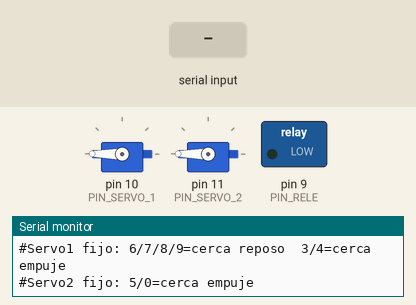
Bench run of a sketch on a simulated Arduino Uno, built with avr-gcc and run on an emulated ATmega328P. Parts: 2 × servo, switched loads named in the sketch (green lamp = pin HIGH), the last lines printed to the serial monitor. The test bench sets the inputs (shaded band).

Above: at 1.3 s.
1.4 s: "1" received over Serial
4.4 s: byte 53 ('5') received over Serial
At 6.2 s:
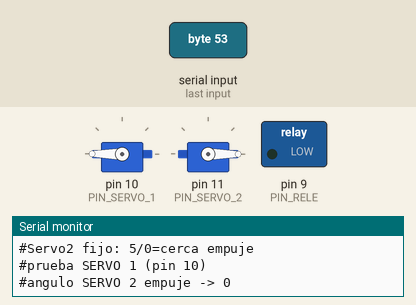
6.5 s: byte 56 ('8') received over Serial
At 7.8 s:
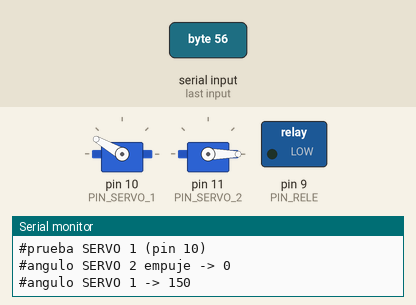
8.1 s: "s" received over Serial
At 8.9 s:
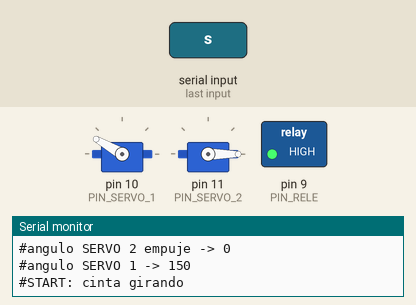
9.6 s: byte 51 ('3') received over Serial
At 11.3 s:
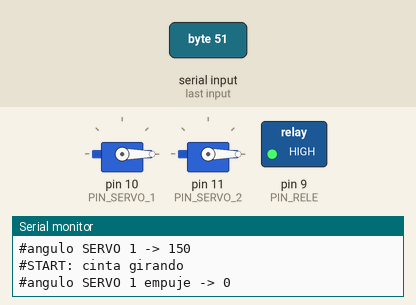
11.6 s: byte 57 ('9') received over Serial
At 12.0 s:
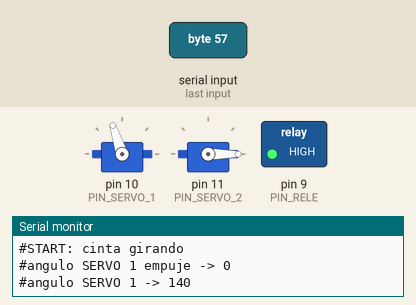
Timing chart, 0 to 14.6 s (numbered marks = the images above; inputs shaded):
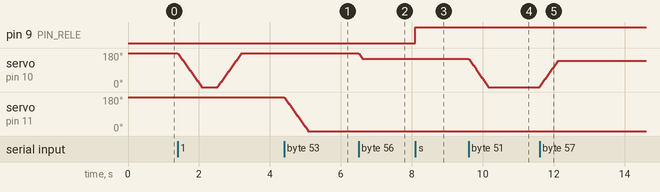

The sketch:

faja_botellas_pruebas.ino
```cpp
/*
  ============================================================================
  faja_botellas_pruebas.ino  ---  PRUEBA: motor + START/STOP/RESET + servos
  ============================================================================
  Sensores y LCD no incluidos (no hacen falta para esta prueba). Sirve para
  probar aislado: el motor arranca/para con START/STOP/RESET, y los 2 servos
  se pueden mover a mano por el Monitor Serie para calibrar sus angulos.

  Botones fisicos ANULADOS: START/STOP/RESET van solo por el Monitor Serie
  (9600 baudios): s/S = start, x/X = stop, r/R = reset.

  Teclas de los servos (Monitor Serie):
    1 = servo1: empuja y vuelve a reposo (ciclo completo)
    2 = servo2: empuja y vuelve a reposo (ciclo completo)
    6/7/8/9 = servo1 a un angulo fijo cerca de REPOSO (se queda ahi)
    3/4     = servo1 a un angulo fijo cerca de EMPUJE  (se queda ahi)
    5/0     = servo2 a un angulo fijo cerca de EMPUJE  (se queda ahi)

  PINES (los mismos que en el firmware real):
     9  modulo rele -> motor de la faja
     3  boton START   4  boton STOP   5  boton RESET
    10  servo 1       11  servo 2
  ============================================================================
*/
#include <Servo.h>

// Muchos modulos rele azules se activan con LOW, pero en esta placa el rele
// prende con HIGH.
const uint8_t RELE_ENCENDIDO = HIGH;

const uint8_t PIN_RELE      = 9;
// PIN_BTN_START/STOP/RESET (3/4/5) ya no se leen: botones fisicos anulados,
// se dejan solo como referencia de cableado.
const uint8_t PIN_SERVO_1   = 10;
const uint8_t PIN_SERVO_2   = 11;

// Mismos valores de referencia que faja_botellas.ino. Si aca encontras los
// angulos correctos, copialos alla.
const uint8_t SERVO1_REPOSO = 180;
const uint8_t SERVO1_EMPUJE = 0;
const uint8_t SERVO2_REPOSO = 180;
const uint8_t SERVO2_EMPUJE = 0;

const uint16_t RETARDO_EMPUJE_MS = 450;   // cuanto queda afuera la paleta (ciclo '1'/'2')
const uint8_t  SERVO_PASO_GRADOS = 4;     // "velocidad": grados por paso...
const uint16_t SERVO_PASO_MS     = 15;    // ...y ms entre paso y paso

bool fajaActiva = false;

Servo servo1;
Servo servo2;

void motor(bool encender) {
  if (encender) digitalWrite(PIN_RELE, RELE_ENCENDIDO);
  else          digitalWrite(PIN_RELE, RELE_ENCENDIDO == HIGH ? LOW : HIGH);
}

void arrancar() {
  if (!fajaActiva) {
    fajaActiva = true;
    Serial.println(F("#START: cinta girando"));
  }
}

void pararTodo() {
  if (fajaActiva) {
    fajaActiva = false;
    Serial.println(F("#STOP: cinta detenida"));
  }
}

void resetear() {
  fajaActiva = false;
  Serial.println(F("#RESET: cinta detenida (nada que contar en esta prueba)"));
}

// Mueve el servo grado a grado (no de un salto) y siempre termina
// exactamente en 'objetivo'. Usa delay(): es solo para estas pruebas
// manuales, no corre con la faja en marcha.
void moverGradual(Servo &s, uint8_t objetivo) {
  int actual = s.read();
  int paso = (objetivo > actual) ? SERVO_PASO_GRADOS : -SERVO_PASO_GRADOS;
  while (actual != objetivo) {
    int siguiente = actual + paso;
    if ((paso > 0 && siguiente > objetivo) || (paso < 0 && siguiente < objetivo))
      siguiente = objetivo;
    s.write(siguiente);
    delay(SERVO_PASO_MS);
    actual = siguiente;
  }
}

// Tecla '1'/'2': ciclo completo (empuja, espera, vuelve).
void probarServo(Servo &s, uint8_t reposo, uint8_t empuje, const __FlashStringHelper *nombre) {
  Serial.print(F("#prueba ")); Serial.println(nombre);
  moverGradual(s, empuje);
  delay(RETARDO_EMPUJE_MS);
  moverGradual(s, reposo);
}

// Teclas de angulo fijo: mueve y DEJA el servo ahi (no vuelve solo), para
// mirarlo con calma y decidir el angulo correcto.
void probarAngulo(Servo &s, uint8_t angulo, const __FlashStringHelper *nombre) {
  Serial.print(F("#angulo ")); Serial.print(nombre);
  Serial.print(F(" -> ")); Serial.println(angulo);
  moverGradual(s, angulo);
}

void setup() {
  // Apagar el rele es lo PRIMERO que hace el sketch, antes que nada mas,
  // para minimizar la ventana en la que el pin queda flotando mientras
  // arranca el bootloader.
  pinMode(PIN_RELE, OUTPUT);
  motor(false);

  servo1.attach(PIN_SERVO_1);
  servo2.attach(PIN_SERVO_2);
  servo1.write(SERVO1_REPOSO);
  servo2.write(SERVO2_REPOSO);

  Serial.begin(9600);
  Serial.println(F("#LISTO: cinta detenida."));
  Serial.println(F("#Teclas: s=start x=stop r=reset (botones fisicos anulados)"));
  Serial.println(F("#Servos: 1=ciclo serv1 2=ciclo serv2"));
  Serial.println(F("#Servo1 fijo: 6/7/8/9=cerca reposo  3/4=cerca empuje"));
  Serial.println(F("#Servo2 fijo: 5/0=cerca empuje"));
}

void loop() {
  // --- Teclas por el Monitor Serie (unica entrada: botones fisicos anulados) ---
  if (Serial.available()) {
    char c = Serial.read();
    if (c == 's' || c == 'S') arrancar();
    else if (c == 'x' || c == 'X') pararTodo();
    else if (c == 'r' || c == 'R') resetear();
    else if (c == '1') probarServo(servo1, SERVO1_REPOSO, SERVO1_EMPUJE, F("SERVO 1 (pin 10)"));
    else if (c == '2') probarServo(servo2, SERVO2_REPOSO, SERVO2_EMPUJE, F("SERVO 2 (pin 11)"));
    else if (c == '6') probarAngulo(servo1, 170, F("SERVO 1"));
    else if (c == '7') probarAngulo(servo1, 160, F("SERVO 1"));
    else if (c == '8') probarAngulo(servo1, 150, F("SERVO 1"));
    else if (c == '9') probarAngulo(servo1, 140, F("SERVO 1"));
    else if (c == '3') probarAngulo(servo1, 0,  F("SERVO 1 empuje"));
    else if (c == '4') probarAngulo(servo1, 15, F("SERVO 1 empuje"));
    else if (c == '5') probarAngulo(servo2, 0,  F("SERVO 2 empuje"));
    else if (c == '0') probarAngulo(servo2, 15, F("SERVO 2 empuje"));
  }

  motor(fajaActiva);
}
```

Measured:
- after the input at 4.4 s, servo on pin 11 (PIN_SERVO_2): moves from 180° to 0° over 0.66 s, starting at once
- after the input at 6.5 s, servo on pin 10 (PIN_SERVO_1): 180° → 150° at once
- after the input at 8.1 s, pin 9 (PIN_RELE): LOW → HIGH at once
- after the input at 9.6 s, servo on pin 10 (PIN_SERVO_1): moves from 150° to 0° over 0.56 s, starting at once
- after the input at 11.6 s, servo on pin 10 (PIN_SERVO_1): moves from 0° to 140° over 0.51 s, starting at once
